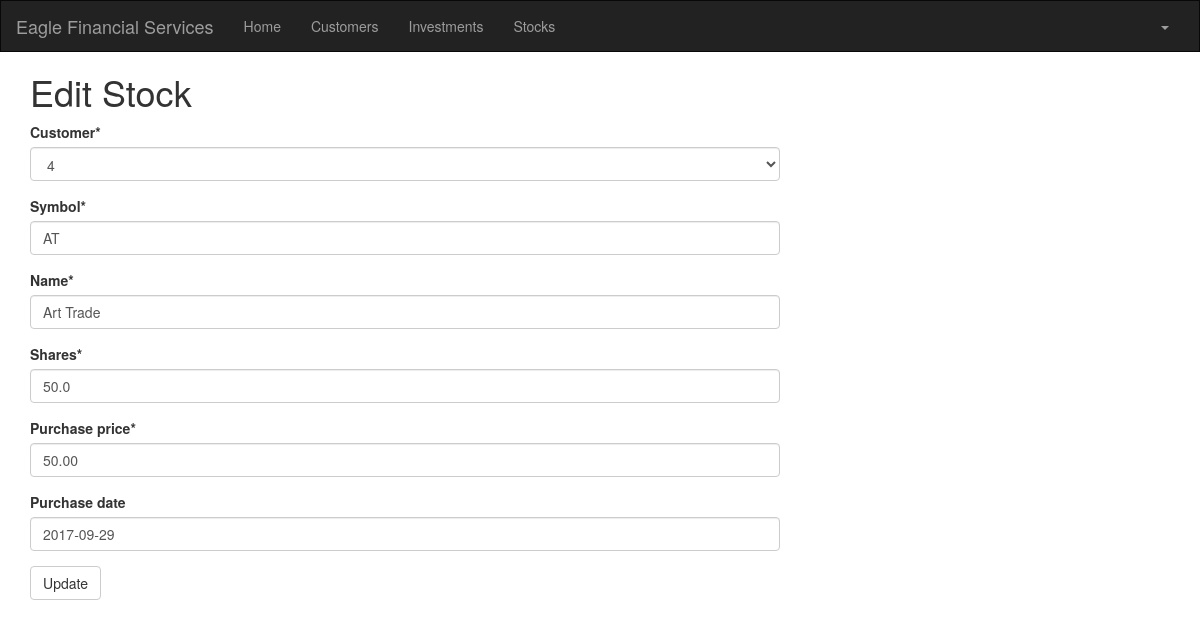
Before: /stock/2/edit/ (signed in) with the older database file.
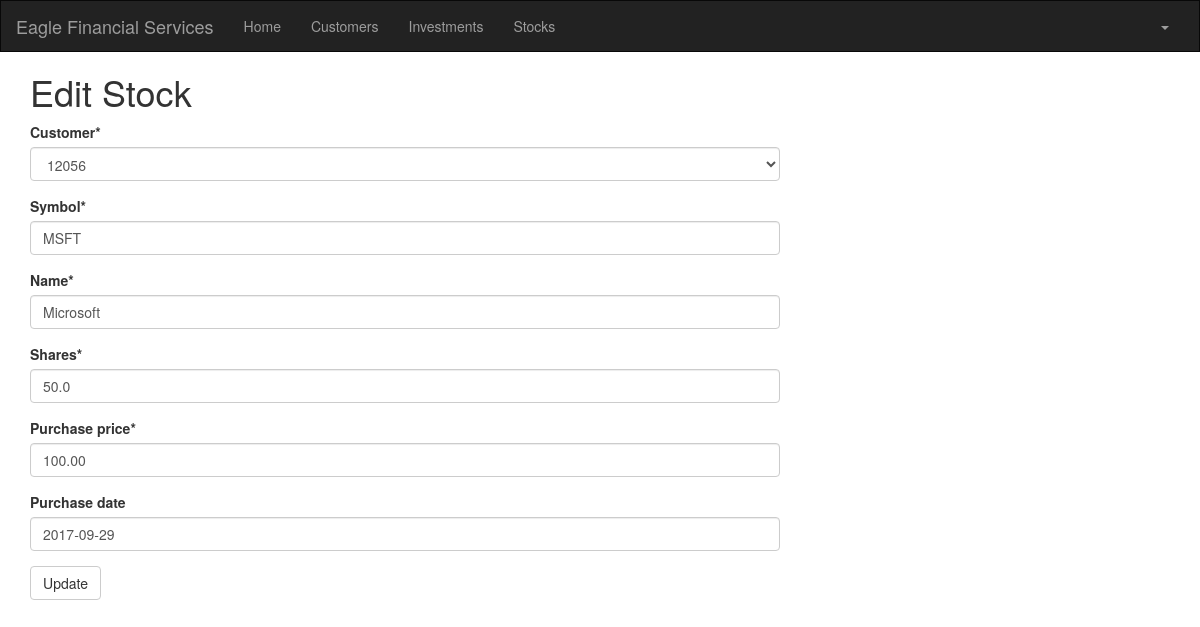
After: the same page with the newer database file.
### portfolio/models.py (models this page shows, shortened)
class Stock(models.Model):
    objects = None
    customer = models.ForeignKey(Customer, on_delete=models.CASCADE, related_name='stocks')
    symbol = models.CharField(max_length=10)
    name = models.CharField(max_length=50)
    shares = models.DecimalField(max_digits=10, decimal_places=1)
    purchase_price = models.DecimalField(max_digits=10, decimal_places=2)
    purchase_date = models.DateField(default=timezone.now, blank=True, null=True)

### portfolio/views.py (the view)
# urls.py: path('stock/<int:pk>/edit/', views.stock_edit, name='stock_edit'),
@login_required
def stock_edit(request, pk):
    stock = get_object_or_404(Stock, pk=pk)
    if request.method == "POST":
        form = StockForm(request.POST, instance=stock)
        if form.is_valid():
            stock = form.save()
            stock.updated_date = timezone.now()
            stock.save()
            stocks = Stock.objects.filter(purchase_date__lte=timezone.now())
            return render(request, 'portfolio/stock_list.html', {'stocks': stocks})
    else:
        form = StockForm(instance=stock)
    return render(request, 'portfolio/stock_edit.html', {'form': form})

### portfolio/forms.py
class StockForm(forms.ModelForm):
    class Meta:
        model = Stock
        fields = ('customer', 'symbol', 'name', 'shares', 'purchase_price', 'purchase_date',)

### portfolio/models.py (called while the page is built)
    def __str__(self):
        return str(self.customer_number)

### portfolio/templates/portfolio/stock_edit.html
<!DOCTYPE html>
{% extends 'portfolio/base.html' %}
{% load crispy_forms_tags %}
{% block content %}
<html lang="en">
    <h1>Edit Stock</h1>
    <form method="POST" class="stock-form">{% csrf_token %}
         {{ form|crispy }}
        <button type="submit" class="save btn btn-default">Update</button>
    </form>
</html>
{% endblock %}

Changed rows visible on the page:
changed Stock: customer "4" → "12056"; symbol "AT" → "MSFT"; name "Art Trade" → "Microsoft"; purchase_price "50.00" → "100.00"
